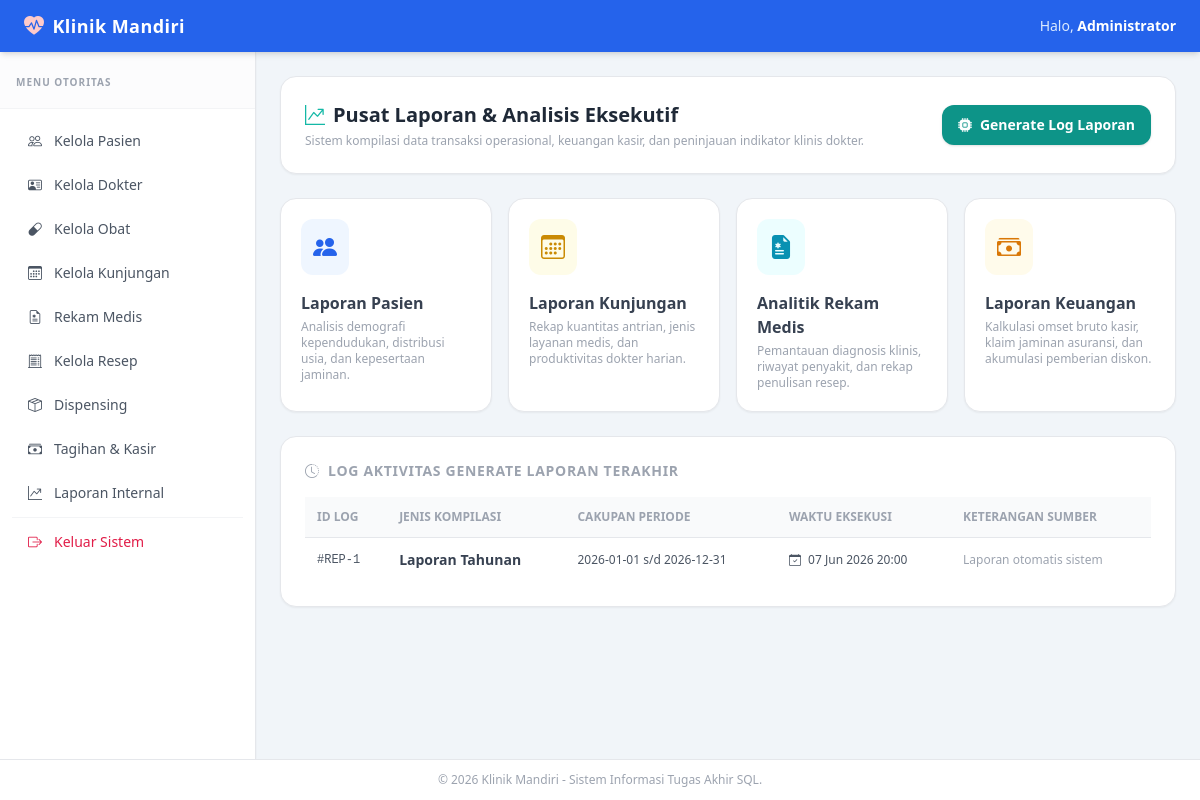
The page /modules/reports/index.php (signed in) on the database its author committed.
### tables this page shows
CREATE TABLE report_agregasi (
    report_id INT AUTO_INCREMENT PRIMARY KEY,

    periode_mulai DATE,
    periode_akhir DATE,

    jenis_laporan VARCHAR(100),

    tanggal_generate DATETIME,

    keterangan TEXT
);

### modules/reports/index.php (the view, shortened to what this page needs)
<?php
require_once __DIR__ . '/../../config/koneksi.php';
$history_reports = mysqli_query($conn, "SELECT * FROM report_agregasi ORDER BY report_id DESC LIMIT 5");
include __DIR__ . '/../../includes/header.php';
include __DIR__ . '/../../includes/sidebar.php';
?>
<div class="space-y-6">
    <div class="bg-white p-6 rounded-2xl border border-gray-200 shadow-sm flex flex-col sm:flex-row sm:items-center sm:justify-between gap-4">
        <div>
            <h2 class="text-xl font-bold text-gray-800 flex items-center">
                <i class="bi bi-graph-up-arrow text-teal-500 mr-2"></i> Pusat Laporan & Analisis Eksekutif
            </h2>
            <p class="text-xs text-gray-400 mt-1">Sistem kompilasi data transaksi operasional, keuangan kasir, dan peninjauan indikator klinis dokter.</p>
        </div>
        <form method="POST" action="">
            <button type="submit" name="action_generate" class="bg-teal-600 hover:bg-teal-700 text-white text-sm font-semibold py-2.5 px-4 rounded-xl shadow flex items-center justify-center space-x-2 transition">
                <i class="bi bi-cpu-fill"></i>
                <span>Generate Log Laporan</span>
            </button>
        </form>
    </div>
    <div class="grid grid-cols-1 sm:grid-cols-2 lg:grid-cols-4 gap-4">
        <a href="patients_report.php" class="group bg-white p-5 rounded-2xl border border-gray-200 shadow-sm hover:shadow-md transition flex flex-col items-start">
            <div class="p-3 bg-blue-50 rounded-xl text-blue-600 mb-4 group-hover:scale-110 transition-transform">
                <i class="bi bi-people-fill text-2xl"></i>
            </div>
            <span class="font-bold text-gray-700 text-base">Laporan Pasien</span>
            <span class="text-xs text-gray-400 mt-1">Analisis demografi kependudukan, distribusi usia, dan kepesertaan jaminan.</span>
        </a>
        <a href="visits_report.php" class="group bg-white p-5 rounded-2xl border border-gray-200 shadow-sm hover:shadow-md transition flex flex-col items-start">
            <div class="p-3 bg-yellow-50 rounded-xl text-yellow-600 mb-4 group-hover:scale-110 transition-transform">
                <i class="bi bi-calendar3 text-2xl"></i>
            </div>
            <span class="font-bold text-gray-700 text-base">Laporan Kunjungan</span>
            <span class="text-xs text-gray-400 mt-1">Rekap kuantitas antrian, jenis layanan medis, dan produktivitas dokter harian.</span>
        </a>
        <a href="medical_report.php" class="group bg-white p-5 rounded-2xl border border-gray-200 shadow-sm hover:shadow-md transition flex flex-col items-start">
            <div class="p-3 bg-cyan-50 rounded-xl text-cyan-600 mb-4 group-hover:scale-110 transition-transform">
                <i class="bi bi-file-earmark-medical-fill text-2xl"></i>
            </div>
            <span class="font-bold text-gray-700 text-base">Analitik Rekam Medis</span>
            <span class="text-xs text-gray-400 mt-1">Pemantauan diagnosis klinis, riwayat penyakit, dan rekap penulisan resep.</span>
        </a>
        <a href="billing_report.php" class="group bg-white p-5 rounded-2xl border border-gray-200 shadow-sm hover:shadow-md transition flex flex-col items-start">
            <div class="p-3 bg-amber-50 rounded-xl text-amber-600 mb-4 group-hover:scale-110 transition-transform">
                <i class="bi bi-cash-stack text-2xl"></i>
            </div>
            <span class="font-bold text-gray-700 text-base">Laporan Keuangan</span>
            <span class="text-xs text-gray-400 mt-1">Kalkulasi omset bruto kasir, klaim jaminan asuransi, dan akumulasi pemberian diskon.</span>
        </a>
    </div>
    <div class="bg-white p-6 rounded-2xl border border-gray-200 shadow-sm">
        <h3 class="text-sm font-bold text-gray-400 uppercase tracking-wider mb-4"><i class="bi bi-clock-history mr-1"></i> Log Aktivitas Generate Laporan Terakhir</h3>
        <div class="overflow-x-auto">
            <table class="w-full text-left text-sm border-collapse">
                <thead>
                    <tr class="bg-gray-50 border-b text-xs font-bold text-gray-400 uppercase">
                        <th class="p-3">ID Log</th>
                        <th class="p-3">Jenis Kompilasi</th>
                        <th class="p-3">Cakupan Periode</th>
                        <th class="p-3">Waktu Eksekusi</th>
                        <th class="p-3">Keterangan Sumber</th>
                    </tr>
                </thead>
                <tbody class="divide-y text-gray-600">
                    <?php if (mysqli_num_rows($history_reports) > 0): ?>
                        <?php while ($h = mysqli_fetch_assoc($history_reports)): ?>
                            <tr>
                                <td class="p-3 font-mono text-xs">#REP-<?= $h['report_id']; ?></td>
                                <td class="p-3 font-bold text-gray-700"><?= htmlspecialchars($h['jenis_laporan']); ?></td>
                                <td class="p-3 text-xs"><?= $h['periode_mulai']; ?> s/d <?= $h['periode_akhir']; ?></td>
                                <td class="p-3 text-xs"><i class="bi bi-calendar-check mr-1"></i> <?= date('d M Y H:i', strtotime($h['tanggal_generate'])); ?></td>
                                <td class="p-3 text-xs text-gray-400 font-medium"><?= htmlspecialchars($h['keterangan']); ?></td>
                            </tr>
                        <?php endwhile; ?>
                    <?php else: ?>
                        <tr>
                            <td colspan="5" class="p-4 text-center text-gray-400 italic">Belum ada rekaman log report_agregasi di database.</td>
                        </tr>
                    <?php endif; ?>
                </tbody>
            </table>
        </div>
    </div>
</div>
<?php include __DIR__ . '/../../includes/footer.php'; ?>

### rows shown on the page
report_agregasi: report_id "1", jenis_laporan "Laporan Tahunan", periode_mulai "2026-01-01", periode_akhir "2026-12-31", tanggal_generate "07 Jun 2026 20:00", keterangan "Laporan otomatis sistem"

### other values the page prints
$_SESSION['nama'] "Administrator"
